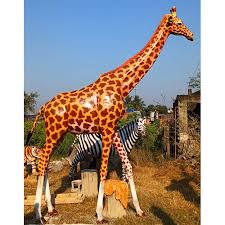
#> input picture giraffe.jpg, 225 x 225 px
$ jupyter execute resizing_scaling_interpolation.ipynb
#> lines starting #> are read from the running program, lines starting #| are printed output that depends on the picture
[cell 1]
import cv2
import matplotlib.pyplot as plt

[cell 2]
image = cv2.imread("./giraffe.jpg")
#> image is the input picture: shape (225, 225, 3); mean B, G, R 142.3, 150.3, 162.1

[cell 3]
if image is None:
    print("failed")
else:
    print("pass")

[cell 4]
image_rgb = cv2.cvtColor(image,cv2.COLOR_BGR2RGB)

Image resizing

[cell 5]
print(image_rgb.shape)
#| (225, 225, 3)

##height ,weight,number of channels

[cell 6]
new_height ,new_width = 400 ,400

resized_image = cv2.resize(image_rgb, (new_width, new_height))
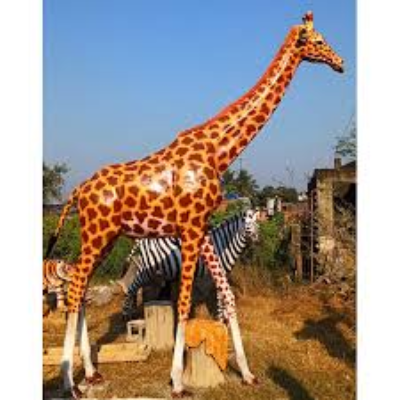
#> resized_image: shape (400, 400, 3); mean R, G, B 162, 150.1, 142.2

[cell 7]
plt.imshow(resized_image)

[cell 8]
print(resized_image.shape)
#| (400, 400, 3)

Image scaling

#proess it before

[cell 9]
scale_percentage = 60
s_width = int(image_rgb.shape[1] * scale_percentage/100)
#> s_width = 135
s_height = int(image_rgb.shape[0] * scale_percentage/100)
#> s_height = 135

scaled_image = cv2.resize(image_rgb, (s_width ,s_height), interpolation=cv2.INTER_AREA)
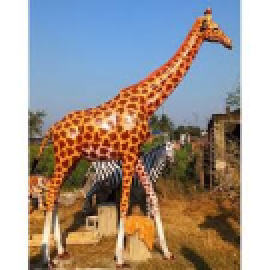
#> scaled_image: shape (135, 135, 3) (shown 2 times larger); mean R, G, B 162.1, 150.3, 142.3

print(scaled_image.shape)
#| (135, 135, 3)

[cell 10]
plt.imshow(scaled_image)
plt.title("scaled image")

##interpolatoon

[cell 11]
#image_rgb = cv2.cvtColor(image,cv2.COLOR_BGR2RGB)

resize_width = 600
resize_height = 600

##interpolation methods
methods = {
    'Nearest' : cv2.INTER_NEAREST,
    'Linear'  : cv2.INTER_LINEAR,
    'Cubic'   : cv2.INTER_CUBIC,
    'Area'    : cv2.INTER_AREA,
    'Lanczos4': cv2.INTER_LANCZOS4
}

resized_images = {}

for name, method in methods.items():
    resized_images[name] = cv2.resize(image_rgb, (resize_width,resize_height) , interpolation=method)
    cv2.imwrite(f"./{name}.jpg",resized_images[name])
#> this loop made 5 passes
#> pass 1, `cv2.imwrite(f"./{name}.jpg",resized_images[name])`:
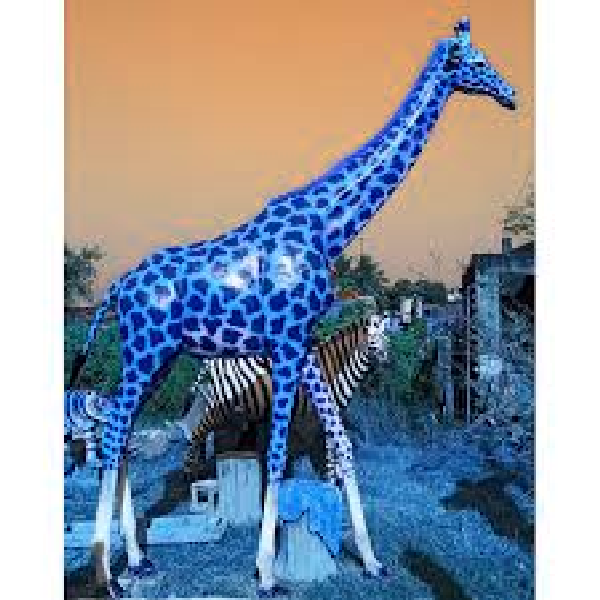
#> saved as Nearest.jpg: shape (600, 600, 3); mean B, G, R 162, 150.2, 142.3
#> pass 2, `cv2.imwrite(f"./{name}.jpg",resized_images[name])`:
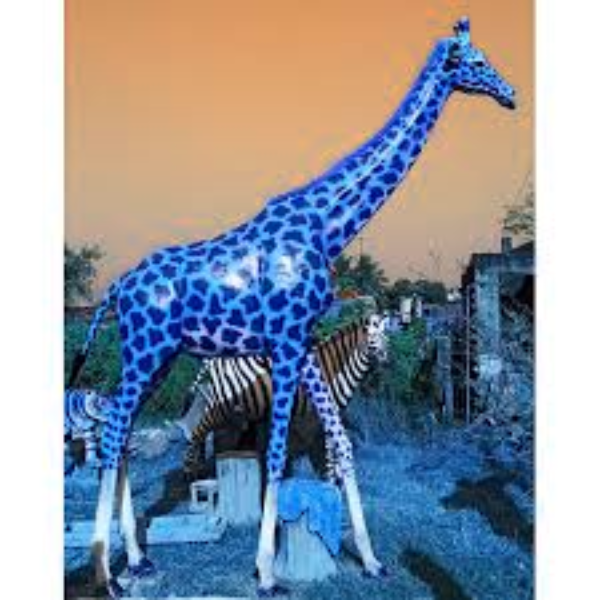
#> saved as Linear.jpg: shape (600, 600, 3); mean B, G, R 162, 150.2, 142.2
#> after the loop, resized_images = 5 items

plt.Figure(figsize=(12,8))

##original image

plt.subplot(2,3,1)
plt.imshow(image_rgb)
plt.title("original")
plt.axis('off')

for i , (name,resized_image) in enumerate(resized_images.items(),start=2):
    plt.subplot(2,3,i)
    plt.imshow( resized_image)
    plt.title(name)
    plt.axis('off')
#> this loop made 5 passes
#> name on passes 1 to 5: 'Nearest', 'Linear', 'Cubic', 'Area', 'Lanczos4'

plt.tight_layout()
plt.show()
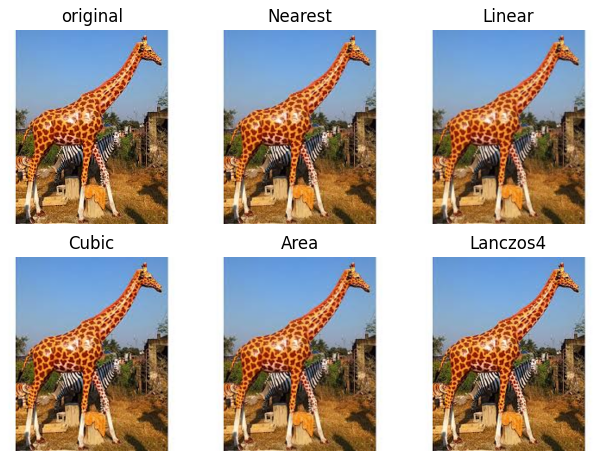
#> figure drawn by matplotlib, 6 panels

[cell 12]
#image_rgb = cv2.cvtColor(image,cv2.COLOR_BGR2RGB)

resize_width = 600
resize_height = 600

image_rgb_resized = cv2.resize(image_rgb, (100,100))
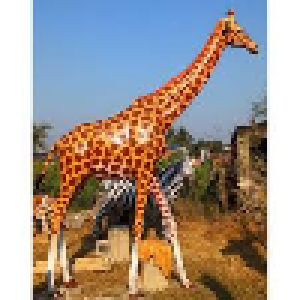
#> image_rgb_resized: shape (100, 100, 3) (shown 3 times larger); mean R, G, B 162.4, 150.5, 142.5


##interpolation methods
methods = {
    'Nearest' : cv2.INTER_NEAREST,
    'Linear'  : cv2.INTER_LINEAR,
    'Cubic'   : cv2.INTER_CUBIC,
    'Area'    : cv2.INTER_AREA,
    'Lanczos4': cv2.INTER_LANCZOS4
}
#> methods = {'Nearest': 0, 'Linear': 1, 'Cubic': 2, 'Area': 3, 'Lanczos4': 4}

resized_images = {}

for name, method in methods.items():
    resized_images[name] = cv2.resize(image_rgb_resized, (resize_width,resize_height) , interpolation=method)
    cv2.imwrite(f"./{name}.jpg",resized_images[name])
#> this loop made 5 passes
#> pass 1, `cv2.imwrite(f"./{name}.jpg",resized_images[name])`:
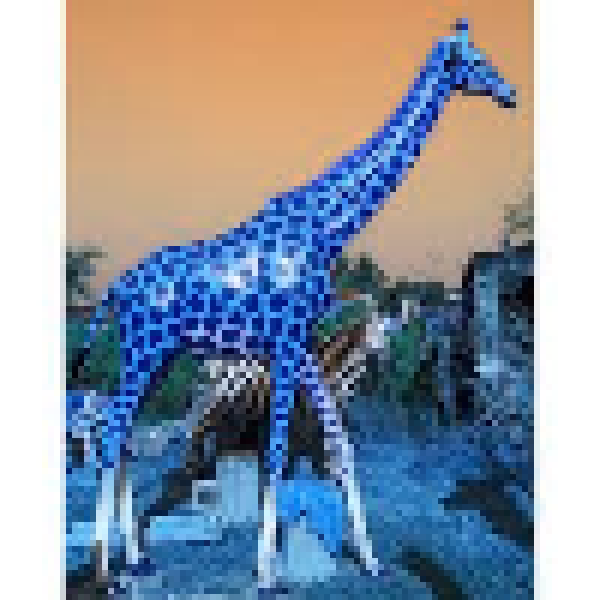
#> saved as Nearest.jpg: shape (600, 600, 3); mean B, G, R 162.4, 150.5, 142.5
#> pass 2, `cv2.imwrite(f"./{name}.jpg",resized_images[name])`:
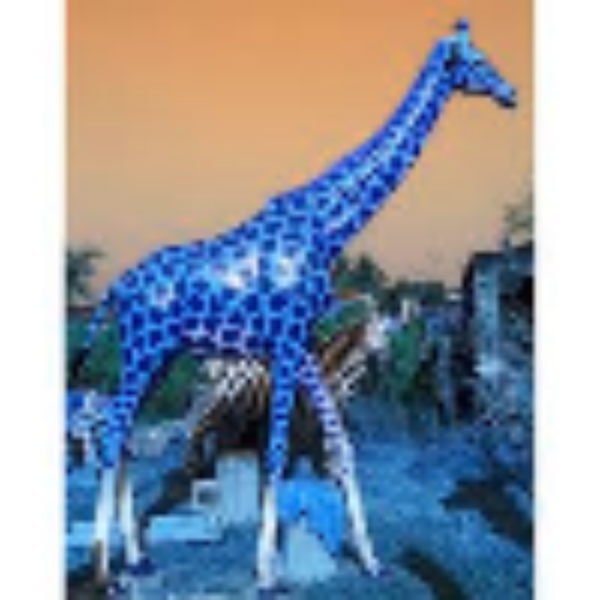
#> saved as Linear.jpg: shape (600, 600, 3); mean B, G, R 162.3, 150.4, 142.5

plt.Figure(figsize=(12,8))

##original image

plt.subplot(2,3,1)
plt.imshow(image_rgb_resized)
plt.title("original")
plt.axis('off')

for i , (name,resized_image) in enumerate(resized_images.items(),start=2):
    plt.subplot(2,3,i)
    plt.imshow( resized_image)
    plt.title(name)
    plt.axis('off')

plt.tight_layout()
plt.show()
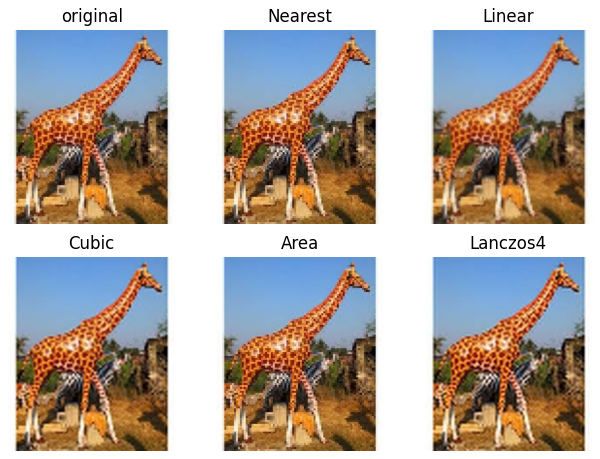
#> figure drawn by matplotlib, 6 panels

$ run again, with Linear.jpg copied over giraffe.jpg
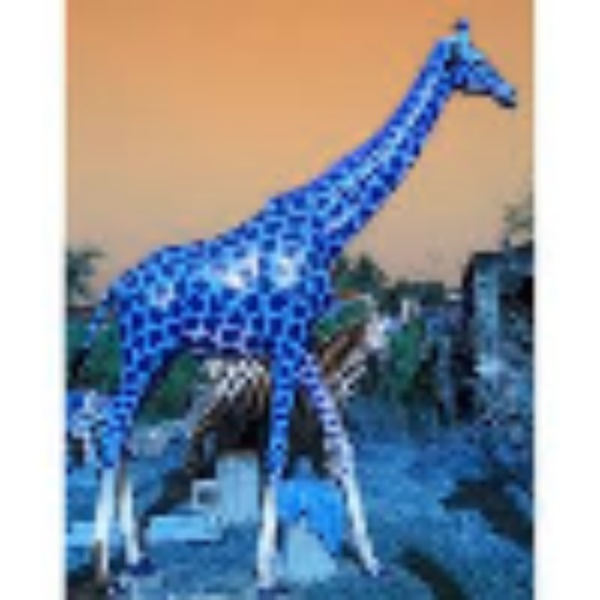
#> input picture Linear.jpg, 600 x 600 px
#> image is the input picture: shape (600, 600, 3); mean B, G, R 162.2, 150.4, 142.5
#| (600, 600, 3)
#| (400, 400, 3)
#| (360, 360, 3)
#> after the loop `for name, method in methods.items():`: resized_images = 5 items
#> the loop `for i , (name,resized_image) in enumerate(resized_images.items(),start..` made 5 passes
#> name on passes 1 to 5: 'Nearest', 'Linear', 'Cubic', 'Area', 'Lanczos4'
#> `image_rgb_resized = cv2.resize(image_rgb, (100,100))`:
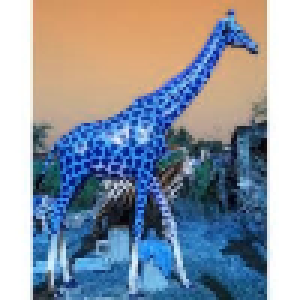
#> image_rgb_resized: shape (100, 100, 3) (shown 3 times larger); mean R, G, B 142.5, 150.5, 162.3
#> methods = {'Nearest': 0, 'Linear': 1, 'Cubic': 2, 'Area': 3, 'Lanczos4': 4}
#> the loop `for name, method in methods.items():` made 5 passes
#> pass 2, `cv2.imwrite(f"./{name}.jpg",resized_images[name])`:
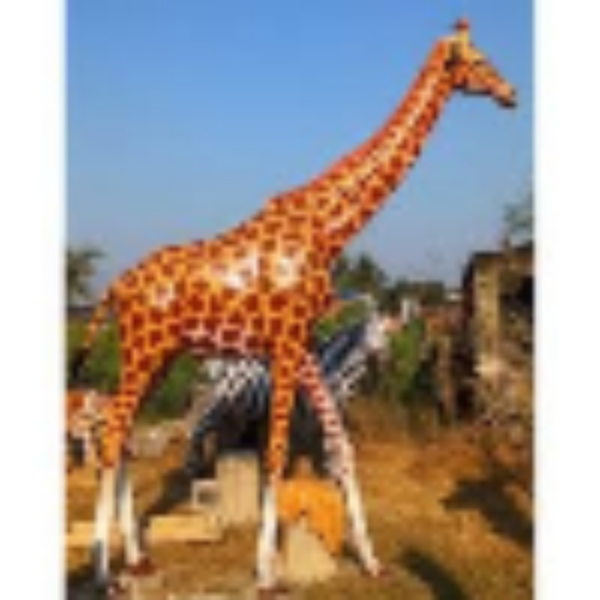
#> saved as Linear.jpg: shape (600, 600, 3); mean B, G, R 142.5, 150.4, 162.2

$ run again, with filter.jpg copied over giraffe.jpg
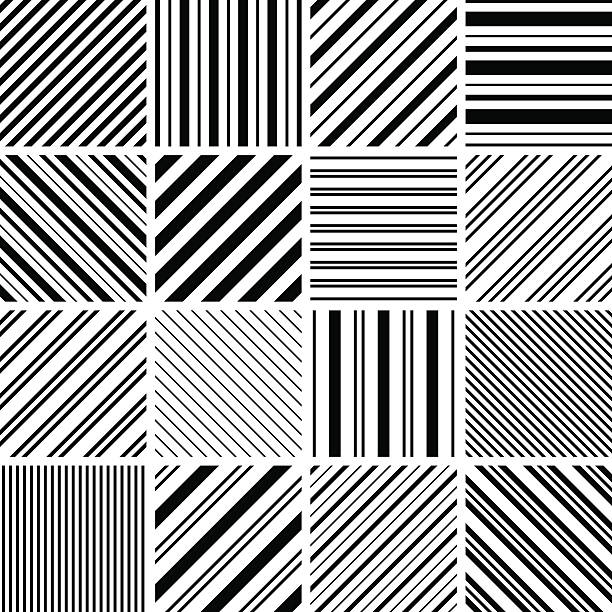
#> input picture filter.jpg, 612 x 612 px
#> image is the input picture: shape (612, 612, 3); mean B, G, R 168.3, 168.4, 168.2
#| (612, 612, 3)
#| (400, 400, 3)
#| (367, 367, 3)
#> after the loop `for name, method in methods.items():`: resized_images = 5 items
#> the loop `for i , (name,resized_image) in enumerate(resized_images.items(),start..` made 5 passes
#> name on passes 1 to 5: 'Nearest', 'Linear', 'Cubic', 'Area', 'Lanczos4'
#> methods = {'Nearest': 0, 'Linear': 1, 'Cubic': 2, 'Area': 3, 'Lanczos4': 4}
#> the loop `for name, method in methods.items():` made 5 passes
#> pass 1, `cv2.imwrite(f"./{name}.jpg",resized_images[name])`:
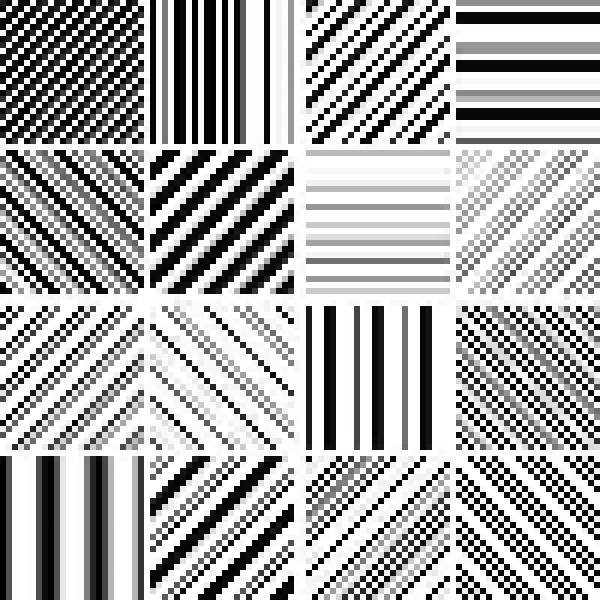
#> saved as Nearest.jpg: shape (600, 600, 3); mean B, G, R 171.3, 171.5, 171.4
#> pass 2, `cv2.imwrite(f"./{name}.jpg",resized_images[name])`:
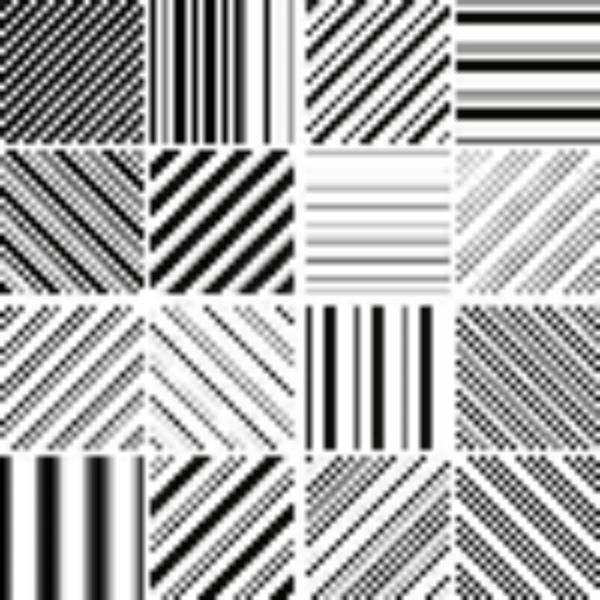
#> saved as Linear.jpg: shape (600, 600, 3); mean B, G, R 171.2, 171.3, 171.3
